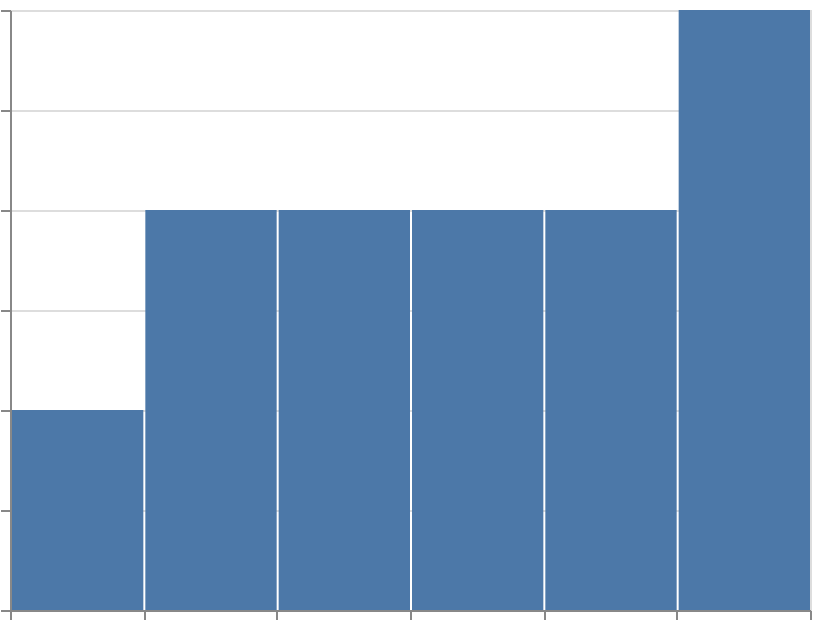

The specification (Vega-Lite) saved for this image:
### Vega-Lite specification from a JSON file in a GitHub repository (floating-point values rounded to 4 significant figures)
{"$schema": "https://vega.github.io/schema/vega-lite/v6.json", "width": 400, "height": 300, "padding": 5, "autosize": "none", "data": {"name": "table", "values": [{"val": 1}, {"val": 3}, {"val": 5}, {"val": 7}, {"val": 9}, {"val": 11}, {"val": 2}, {"val": 4}, {"val": 6}, {"val": 8}, {"val": 10}, {"val": 12}]}, "mark": "bar", "encoding": {"x": {"bin": {"step": 2}, "field": "val", "type": "quantitative"}, "y": {"aggregate": "count", "type": "quantitative"}}}
